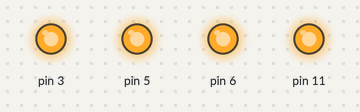
This sketch was run on a simulated Arduino Uno, built with avr-gcc and run on an emulated ATmega328P. On the bench: output pins drawn as LEDs (lit = HIGH).

Above: at 0.1 s.
Timing chart, 0 to 1.6 s (numbered marks = the images above):
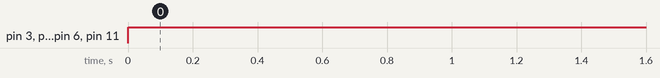

The sketch:

Quick_Motor_Tester.ino
```cpp
#include <T1.h>
#include <Motors.h>

void setup() {
  // put your setup code here, to run once:
    Serial.begin(9600);
  init_t1();
  init_motors();
  config_motors();

}

void loop() {
  // put your main code here, to run repeatedly:
      write_motor_1(238);
      write_motor_2(238);
      write_motor_3(238);
      write_motor_4(238);
}
```

Measured:
- by itself, pin 3, pin 5, pin 6, pin 11: LOW → HIGH at 0.00 s
